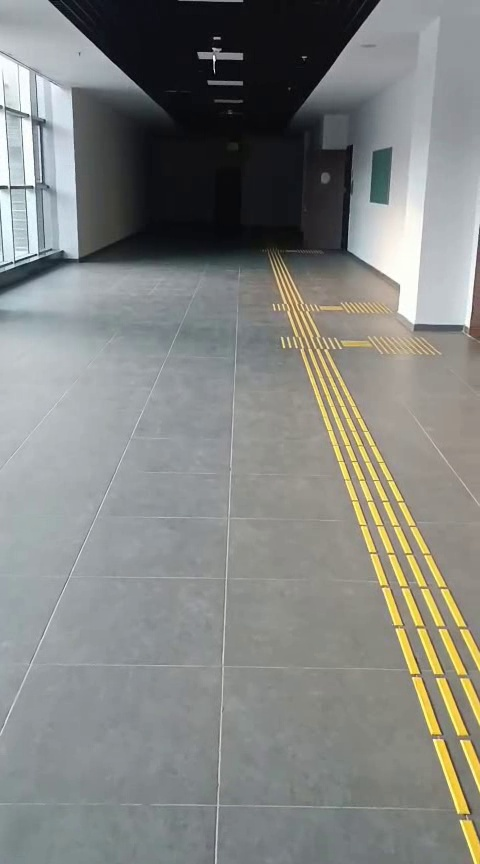
#> input picture data/waypoints/referans_kareler/WP01.jpg, 480 x 864 px
$ python ip8_degisiklik_tespiti.py
#> lines starting #> are read from the running program, lines starting #| are printed output that depends on the picture; after the words box and inside, x2 and y2 are one past the last pixel; in counts of white or black regions, pixels touching at a corner belong together
### scripts/config_okuyucu.py
# -*- coding: utf-8 -*-
import yaml
from pathlib import Path

# Proje kök dizini (her zaman bu dosyanın 2 üst dizini)
PROJECT_ROOT = Path(__file__).resolve().parent.parent
CONFIG_PATH = PROJECT_ROOT / "config.yaml"

def load_config():
    """config.yaml dosyasını okur ve sözlük (dict) olarak döner."""
    if not CONFIG_PATH.exists():
        raise FileNotFoundError(f"Yapılandırma dosyası bulunamadı: {CONFIG_PATH}")

    with open(CONFIG_PATH, "r", encoding="utf-8") as f:
        config = yaml.safe_load(f)
    return config

# [9 lines left out: function get_path, not called in this run]

# Modül import edildiğinde varsayılan config yüklenir
try:
    CONFIG = load_config()
except Exception as e:
    print(f"[UYARI] config_okuyucu.py başlatılamadı: {e}")
    CONFIG = {}

### scripts/ip8_degisiklik_tespiti.py
# -*- coding: utf-8 -*-
"""
İP8: Değişiklik Enjekteli Tur — Gelişmiş Değişiklik Tespiti
============================================================
Bitti kriteri: data/ip8_test/ klasöründe etiketli test çifti seti commit'li

Çözülen sorunlar (v2):
  1. Sarı zemin çizgileri FP olarak tespit ediliyordu
     → HSV renk maskesiyle sarı bölgeler hizalama ve diff aşamasından çıkarıldı
  2. Tek karede birden fazla nesne (su şişesi + çöp kovası) ayrı tespit edilemiyordu
     → Her contour ayrı bounding box olarak raporlanıyor
  3. Işık/kontrast farkı FP'ye yol açıyordu
     → Gaussian blur + CLAHE normalize + Otsu eşiği

Kullanım:
    cd D:/STAJ/akilli_fabrika_staj-2026
    python scripts/ip8_degisiklik_tespiti.py

Seçenekler:
    --ref    : referans kare yolu (varsayılan: data/waypoints/referans_kareler/WP01.jpg)
    --test   : test kare yolu   (varsayılan: data/waypoints/abnormal/WP01_degisik.jpg)
    --wp     : waypoint ID      (varsayılan: WP01)
    --batch  : tüm WP'leri işle (data/ip8_test/etiketler.json'u okur)
    --tune   : sarı maske HSV sınırlarını görmek için görsel debug modu
"""

import cv2
import numpy as np
import json
import argparse
from datetime import datetime
from pathlib import Path
from skimage.metrics import structural_similarity as ssim

import sys
sys.path.append(str(Path(__file__).resolve().parent))
import config_okuyucu

# ─── Proje Ayarları ───────────────────────────────────────────────────────────
PROJECT_DIR  = config_okuyucu.PROJECT_ROOT
CONFIG       = config_okuyucu.CONFIG

OUT_DIR      = PROJECT_DIR / "data" / "ip8_test"
RESULTS_PATH = OUT_DIR / "sonuclar.json"

# ─── Algılama Parametreleri ────────────────────────────────────────────────────
_vis_conf = CONFIG.get("vision", {})

DIFF_THRESHOLD  = 40
MIN_AREA        = _vis_conf.get("min_area", 1000)
MORPH_KERNEL    = 9
BLUR_KERNEL     = 7
CLAHE_CLIP      = 2.0

YELLOW_HSV_LOWER = np.array(_vis_conf.get("yellow_hsv_lower", [18, 80, 80]))
YELLOW_HSV_UPPER = np.array(_vis_conf.get("yellow_hsv_upper", [38, 255, 255]))
YELLOW_DILATE_PX = _vis_conf.get("yellow_dilate_px", 12)

# ─── Senaryo → Severity eşlemesi ──────────────────────────────────────────────
SEVERITY_MAP = {
    "yerde_birakilan_cisim": "HIGH",
    "yol_engeli":            "HIGH",
    "kapi_anomalisi":        "HIGH",
    "levha_degisikligi":     "MEDIUM",
    "kablo_karmasa":         "LOW",

}

# Zemin + Kapi ROI: Resmin en ust bolgesi (tavan vs) parallax'a ugrar.
# %20 yeterli: hem zemin nesnelerini hem de koridor sonundaki kapilari yakalar.
# NOT: Eski deger 0.4 idi — bu kapi anomalilerini tamamen kaciryordu!
FLOOR_ROI_TOP_CROP = 0.20
# ──────────────────────────────────────────────────────────────────────────────


def build_yellow_mask(img_bgr: np.ndarray) -> np.ndarray:
    """
    Sarı zemin çizgilerinin bulunduğu pikselleri döndürür (0=sarı değil, 255=sarı).
    ORB hizalamasında ve diff hesaplamasında bu bölgeler maskelenir.
    """
    hsv = cv2.cvtColor(img_bgr, cv2.COLOR_BGR2HSV)
    mask = cv2.inRange(hsv, YELLOW_HSV_LOWER, YELLOW_HSV_UPPER)

    # Çizgi kenarlarını biraz genişlet — hizalama kayması marjı için
    kernel = cv2.getStructuringElement(
        cv2.MORPH_RECT, (YELLOW_DILATE_PX, YELLOW_DILATE_PX)
    )
    mask_dilated = cv2.dilate(mask, kernel, iterations=1)
    return mask_dilated   # 255 → sarı bölge (görmezden gelinecek)


# [4 lines left out: function normalize_illumination, not called in this run]


def orb_align(ref_bgr: np.ndarray, test_bgr: np.ndarray,
              yellow_mask_ref: np.ndarray) -> tuple[np.ndarray, bool]:
    """
    ORB özellik eşleştirme + Homografi ile test görüntüsünü
    referans görüntüsüne hizala.

    yellow_mask_ref  : referanstaki sarı bölgeler — ORB bu bölgelerde
                       özellik aramaz (tekrarlı desen = yanlış eşleşme)
    Döndürür: (aligned_gray, başarılı_mı)
    """
    ref_gray  = cv2.cvtColor(ref_bgr, cv2.COLOR_BGR2GRAY)
    test_gray = cv2.cvtColor(test_bgr, cv2.COLOR_BGR2GRAY)
    h, w = ref_gray.shape

    # Sarı maskenin tersini ORB'a ver: 0=görmezden gel, 255=tara
    orb_roi = cv2.bitwise_not(yellow_mask_ref)

    # nfeatures arttirildi: daha fazla aday nokta → daha iyi esleme sansı
    # fastThreshold dusuruldu: daha az tekrarlı bolgede bile keypoint bulur
    orb = cv2.ORB_create(nfeatures=2000, fastThreshold=5, scaleFactor=1.2, nlevels=10)
    kp1, des1 = orb.detectAndCompute(ref_gray,  mask=orb_roi)
    kp2, des2 = orb.detectAndCompute(test_gray, mask=None)   # test'i tam tara

    if des1 is None or des2 is None or len(kp1) < 10 or len(kp2) < 10:
        print("  [!] Yeterli keypoint bulunamadi -- hizalama atlaniyor")
        h, w = ref_gray.shape
        return cv2.resize(test_gray, (w, h)), False

    bf = cv2.BFMatcher(cv2.NORM_HAMMING, crossCheck=False)
    raw_matches = bf.knnMatch(des1, des2, k=2)

    # Lowe ratio test — 0.80'e yumuşatıldı: az texturlu koridorlarda daha fazla eşleşme
    good = [m for m, n in raw_matches if m.distance < 0.80 * n.distance]
    print(f"  [ORB] iyi esleme: {len(good)}/{len(raw_matches)}")

    if len(good) < 10:
        print("  [!] Esleme yetersiz -- hizalama atlaniyor")
        h, w = ref_gray.shape
        return cv2.resize(test_gray, (w, h)), False

    # Parallax sorununu çözmek için: Homografiyi sadece zemine göre hizala
    # Resmin üst kısmındaki (tavan/duvar) keypoint'leri yoksay
    crop_h = int(h * FLOOR_ROI_TOP_CROP)
    valid_matches = []
    for m in good:
        pt = kp2[m.trainIdx].pt
        if pt[1] > crop_h:  # Sadece alt kısımdaki (zemindeki) özellikler
            valid_matches.append(m)

    if len(valid_matches) < 10:
        print("  [!] Zeminde yeterli esleme yok -- hizalama atlaniyor")
        return cv2.resize(test_gray, (w, h)), False

    src_pts = np.float32([kp1[m.queryIdx].pt for m in valid_matches]).reshape(-1, 1, 2)
    dst_pts = np.float32([kp2[m.trainIdx].pt for m in valid_matches]).reshape(-1, 1, 2)

    M, inliers = cv2.findHomography(dst_pts, src_pts, cv2.RANSAC,
                                    ransacReprojThreshold=5.0)
    if M is None:
        print("  [!] Homografi hesaplanamadi")
        return cv2.resize(test_gray, (w, h)), False

    aligned = cv2.warpPerspective(test_gray, M, (w, h))
    inlier_count = int(np.sum(inliers)) if inliers is not None else 0
    print(f"  [OK] Zemin Homografi inlier: {inlier_count}/{len(valid_matches)}")
    return aligned, True


def compute_diff_mask(ref_bgr: np.ndarray, aligned_gray: np.ndarray,
                      yellow_mask: np.ndarray) -> np.ndarray:
    """
    Referans ile hizalanmış test arasındaki farkı hesapla.
    Sarı çizgi bölgeleri maske ile sıfırlanır → false positive yok.
    """
    ref_gray = cv2.cvtColor(ref_bgr, cv2.COLOR_BGR2GRAY)

    # Gaussian blur ile ufak piksel kaymalarını (1-3 px) kaynaştır
    ref_blur  = cv2.GaussianBlur(ref_gray,  (BLUR_KERNEL, BLUR_KERNEL), 0)
    test_blur = cv2.GaussianBlur(aligned_gray, (BLUR_KERNEL, BLUR_KERNEL), 0)

    # SSIM (Yapısal Benzerlik) hesapla
    # SSIM, absdiff'e göre ışık ve ufak kaymalara ÇOK daha dayanıklıdır
    score, diff_img = ssim(ref_blur, test_blur, full=True, data_range=255)

    # SSIM diff_img [-1, 1] döner (1 = aynı, -1 = zıt).
    # Bunu 0-255 arasına çevir ve tersini al (farklı olan yerler BEYAZ olsun)
    diff = (255 - (diff_img * 255).clip(0, 255)).astype(np.uint8)

    # Eşikleme (Otsu'ya gerek yok, SSIM zaten normalize edilmiş bir harita verir)
    _, binary = cv2.threshold(diff, DIFF_THRESHOLD, 255, cv2.THRESH_BINARY)
    print(f"  [SSIM] Skoru: {score:.4f}")

    # ── ROI ve Sarı bölgeleri maskele ──────────────────────────────
    # Resmin üst kısmını (tavan/duvar) tamamen yoksay
    h_img = binary.shape[0]
    binary[0:int(h_img * FLOOR_ROI_TOP_CROP), :] = 0

    binary[yellow_mask > 0] = 0   # sarı bölgedeki pikselleri sıfırla

    # Morfolojik temizlik
    k = cv2.getStructuringElement(cv2.MORPH_ELLIPSE, (MORPH_KERNEL, MORPH_KERNEL))
    clean = cv2.morphologyEx(binary, cv2.MORPH_OPEN,  k)
    clean = cv2.morphologyEx(clean,  cv2.MORPH_CLOSE, k)

    return clean


def detect_objects(diff_mask: np.ndarray,
                   ref_bgr: np.ndarray) -> list[dict]:
    """
    Fark maskesindeki contour'ları bul, filtrele ve
    her biri için bounding box + alan hesapla.
    Döndürür: [ {x, y, w, h, area, cx, cy}, ... ]
    """
    contours, _ = cv2.findContours(diff_mask, cv2.RETR_EXTERNAL,
                                   cv2.CHAIN_APPROX_SIMPLE)
    img_h, img_w = diff_mask.shape
    img_area = img_h * img_w
    # Resmin max %35'ini kaplayan bbox gercek nesne olamaz (hizalama hatasi).
    MAX_AREA_RATIO = 0.35

    objects = []
    for cnt in contours:
        area = cv2.contourArea(cnt)
        if area < MIN_AREA:
            continue   # gürültü

        x, y, w, h = cv2.boundingRect(cnt)
        bbox_area = w * h

        # Tum resmi kaplayan dev bbox -> hizalama hatasi, atla
        if bbox_area > img_area * MAX_AREA_RATIO:
            print(f"  [FILTRE] Cok buyuk bbox atildi: {bbox_area}px2 (resmin %{100*bbox_area/img_area:.0f}'i)")
            continue

        # Nesne merkezi ROI disindaysa (en ust %20 tavan bolgesi) yoksay.
        # Merkez kontrolu kullaniyoruz (y degil cy) — buyuk nesneler ROI sinirinda olabilir.
        cy_obj = y + h // 2
        if cy_obj < diff_mask.shape[0] * FLOOR_ROI_TOP_CROP:
            continue

        objects.append({
            "x": int(x), "y": int(y),
            "w": int(w), "h": int(h),
            "area": int(w * h),
            "cx": int(x + w // 2),
            "cy": int(y + h // 2),
        })

    # Büyükten küçüğe sırala
    objects.sort(key=lambda o: o["area"], reverse=True)
    return objects


def draw_result(ref_bgr: np.ndarray, test_bgr: np.ndarray,
                diff_mask: np.ndarray, objects: list[dict],
                yellow_mask: np.ndarray, wp_id: str) -> np.ndarray:
    """
    4 panelli görsel oluştur:
      Sol üst:  Referans kare
      Sağ üst:  Test kare + tespit kutuları
      Sol alt:  Fark maskesi (sarı bölge overlay ile)
      Sağ alt:  Test üzerine sarı maske overlay
    """
    H, W = ref_bgr.shape[:2]
    panel_h, panel_w = H, W

    # ── Panel 1: Referans ─────────────────────────────────────────────────
    p1 = ref_bgr.copy()
    cv2.putText(p1, "REFERANS", (10, 30),
                cv2.FONT_HERSHEY_SIMPLEX, 0.8, (255, 255, 255), 2)

    # ── Panel 2: Test + Bounding Box ─────────────────────────────────────
    p2 = test_bgr.copy()
    colors = [(0, 0, 255), (0, 165, 255), (0, 255, 0), (255, 0, 0)]  # kırmızı önce
    for i, obj in enumerate(objects):
        color = colors[i % len(colors)]
        cv2.rectangle(p2,
                      (obj["x"], obj["y"]),
                      (obj["x"] + obj["w"], obj["y"] + obj["h"]),
                      color, 2)
        label = f"Nesne {i+1}  {obj['area']}px²"
        cv2.putText(p2, label, (obj["x"], obj["y"] - 8),
                    cv2.FONT_HERSHEY_SIMPLEX, 0.55, color, 2)
    status = f"Tespit: {len(objects)} nesne"
    cv2.putText(p2, status, (10, 30),
                cv2.FONT_HERSHEY_SIMPLEX, 0.8,
                (0, 0, 255) if objects else (0, 200, 0), 2)

    # ── Panel 3: Fark maskesi + sarı bölge sarı overlay ──────────────────
    p3 = cv2.cvtColor(diff_mask, cv2.COLOR_GRAY2BGR)
    yellow_overlay = np.zeros_like(p3)
    yellow_overlay[yellow_mask > 0] = (0, 200, 200)  # sarı bölge = sarı renk
    p3 = cv2.addWeighted(p3, 0.8, yellow_overlay, 0.5, 0)
    cv2.putText(p3, "FARK MASKESI (sari=bastirilan)", (10, 30),
                cv2.FONT_HERSHEY_SIMPLEX, 0.55, (200, 200, 200), 1)

    # ── Panel 4: Sarı maske görsel ────────────────────────────────────────
    p4 = test_bgr.copy()
    p4[yellow_mask > 0] = (p4[yellow_mask > 0] * 0.4 +
                           np.array([0, 180, 180]) * 0.6).astype(np.uint8)
    cv2.putText(p4, "SARI MASKE (bastirilan bolgeler)", (10, 30),
                cv2.FONT_HERSHEY_SIMPLEX, 0.55, (0, 200, 200), 1)

    # ── Birleştir ─────────────────────────────────────────────────────────
    top    = np.hstack([p1, p2])
    bottom = np.hstack([p3, p4])
    grid   = np.vstack([top, bottom])

    # Başlık şeridi
    title_bar = np.zeros((40, grid.shape[1], 3), dtype=np.uint8)
    title_bar[:] = (30, 30, 30)
    ts = datetime.now().strftime("%Y-%m-%d %H:%M:%S")
    cv2.putText(title_bar,
                f"İP8 Değişiklik Tespiti — {wp_id}   |   {ts}",
                (10, 28), cv2.FONT_HERSHEY_SIMPLEX, 0.65, (200, 200, 200), 1)
    return np.vstack([title_bar, grid])


def process_pair(wp_id: str, ref_path: str, test_path: str,
                 degisiklik_tipi: str = "bilinmiyor",
                 aciklama: str = "") -> dict:
    """
    Bir referans-test çifti için tam analiz pipline'ı çalıştır.
    Döndürür: sonuç sözlüğü (JSON'a yazılır)
    """
    print(f"\n{'='*55}")
    print(f"  Waypoint: {wp_id}")
    print(f"  Referans: {ref_path}")
    print(f"  Test    : {test_path}")
    print(f"{'='*55}")

    ref_bgr  = cv2.imread(str(ref_path))
    test_bgr = cv2.imread(str(test_path))

    if ref_bgr is None:
        raise FileNotFoundError(f"Referans okunamadı: {ref_path}")
    if test_bgr is None:
        raise FileNotFoundError(f"Test okunamadı: {test_path}")

    # Boyutları eşitle (farklı çözünürlük varsa)
    h, w = ref_bgr.shape[:2]
    test_bgr = cv2.resize(test_bgr, (w, h))

    # 1. Sarı bölge maskesi
    yellow_mask = build_yellow_mask(ref_bgr)
    yellow_px   = int(np.sum(yellow_mask > 0))
    print(f"  [Sari] bölge pikseli: {yellow_px}  ({100*yellow_px/(h*w):.1f}%)")

    # 2. ORB hizalama
    aligned_gray, aligned_ok = orb_align(ref_bgr, test_bgr, yellow_mask)

    # 3. Fark maskesi
    diff_mask = compute_diff_mask(ref_bgr, aligned_gray, yellow_mask)

    # 4. Nesne tespiti (birden fazla!)
    objects = detect_objects(diff_mask, ref_bgr)
    print(f"  [Tespit] Nesne sayisi: {len(objects)}")
    for i, obj in enumerate(objects):
        print(f"     Nesne {i+1}: bbox=({obj['x']},{obj['y']},{obj['w']},{obj['h']})  alan={obj['area']}px2")

    # 5. Degisim skoru (maskedeki beyaz piksel orani)
    change_score = float(np.sum(diff_mask > 0)) / diff_mask.size

    # Karar mantigi:
    # a) En az bir nesne bbox bulunduysa -> UYARI
    # b) Nesne bulunamasa bile change_score > 0.30 ise (yüksek genel degisim)
    #    kapi/global degisim var demektir -> SSIM-UYARI
    CHANGE_ALERT_THRESHOLD = 0.30
    ssim_global_alert = (not bool(objects)) and (change_score > CHANGE_ALERT_THRESHOLD)
    is_alert = bool(objects) or ssim_global_alert
    if ssim_global_alert:
        print(f"  [SSIM-UYARI] Nesne bbox bulunamadi ama change_score={change_score:.4f} yuksek -- global degisim!")

    severity = SEVERITY_MAP.get(degisiklik_tipi, "MEDIUM") if is_alert else "NONE"

    # 6. Görsel kaydet
    OUT_DIR.mkdir(parents=True, exist_ok=True)
    vis = draw_result(ref_bgr, test_bgr, diff_mask, objects, yellow_mask, wp_id)
    vis_path = OUT_DIR / f"{wp_id}_analiz.png"
    cv2.imwrite(str(vis_path), vis)

    mask_path = OUT_DIR / f"{wp_id}_maske.png"
    cv2.imwrite(str(mask_path), diff_mask)

    print(f"  [Kayit] Gorsel: {vis_path}")
    print(f"  [Durum] {'>>> UYARI <<<' if is_alert else 'Normal'}  |  change_score={change_score:.4f}")

    return {
        "waypoint_id":     wp_id,
        "referans":        str(ref_path),
        "test":            str(test_path),
        "degisiklik_tipi": degisiklik_tipi,
        "aciklama":        aciklama,
        "is_alert":        is_alert,
        "severity":        severity,
        "change_score":    round(change_score, 4),
        "nesne_sayisi":    len(objects),
        "nesneler":        objects,
        "maske_path":      str(mask_path),
        "gorseli_path":    str(vis_path),
        "hizalama_basari": aligned_ok,
        "ts":              datetime.now().isoformat(),
    }


def run_single(wp_id: str, ref_path: str, test_path: str):
    """Tek bir çift için çalıştır."""
    result = process_pair(wp_id, ref_path, test_path)
#> in process_pair, ref_bgr is the input picture: shape (864, 480, 3); mean B, G, R 129.1, 132.4, 130.6
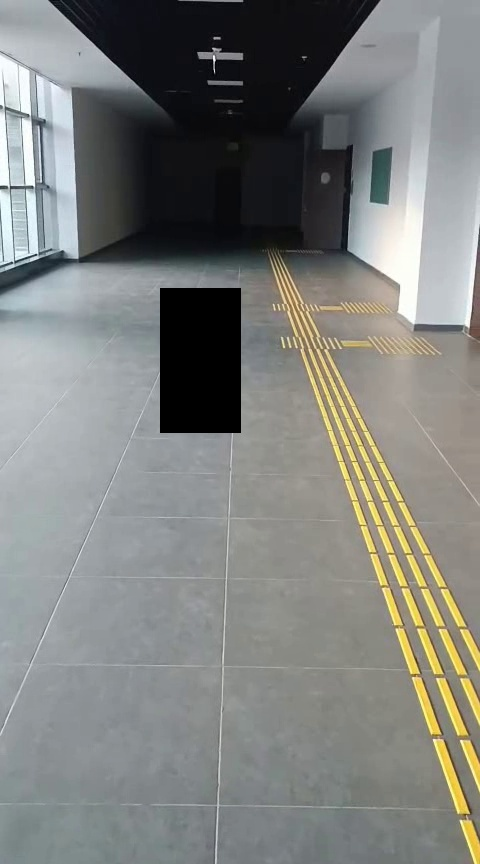
#> input picture data/waypoints/abnormal/WP01_degisik.jpg, 480 x 864 px
#> in process_pair, test_bgr is the input picture: shape (864, 480, 3); mean B, G, R 125, 128.3, 126.7
#> in build_yellow_mask, `mask = cv2.inRange(hsv, YELLOW_HSV_LOWER, YELLOW_HSV_UPPER)`:
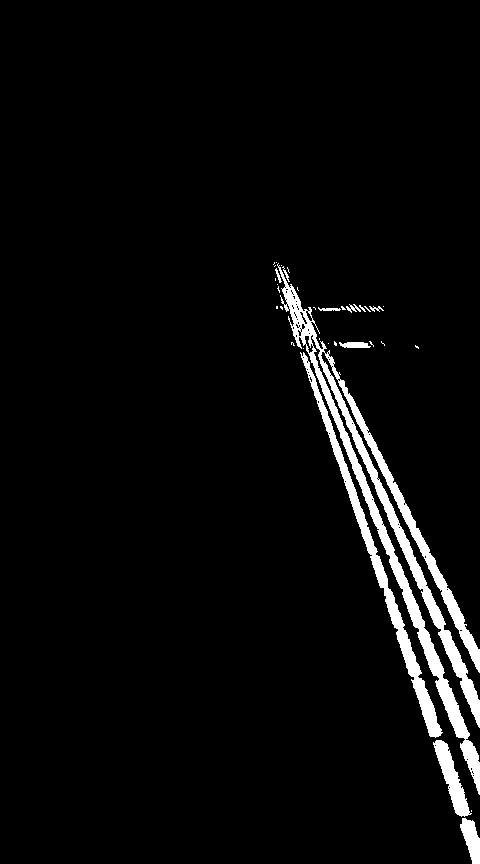
#> mask: shape (864, 480); 4.2% white; 35 white regions (25 under 20 px), largest, box (x1, y1, x2, y2) and area: (277, 263, 480, 795) 11655, (300, 352, 443, 738) 3575, (433, 740, 472, 817) 1075
#> in build_yellow_mask, `mask_dilated = cv2.dilate(mask, kernel, iterations=1)`:
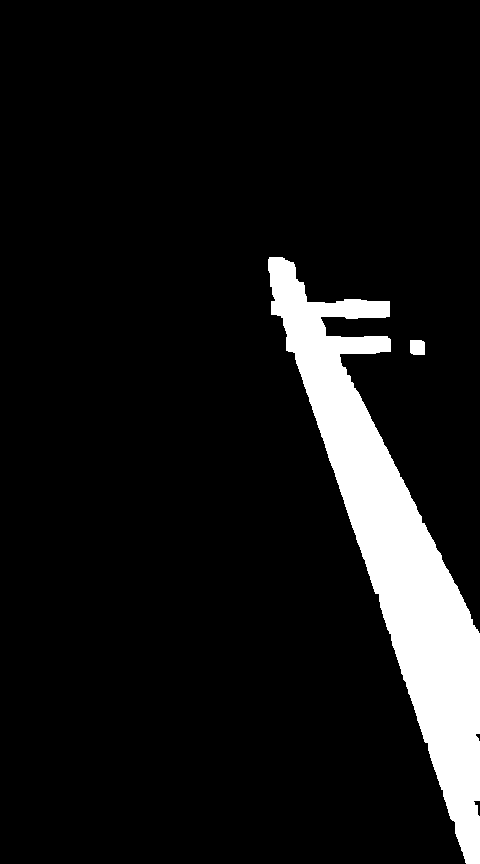
#> mask_dilated: shape (864, 480); 9% white; 2 white regions, box (x1, y1, x2, y2) and area: (268, 257, 480, 864) 36924, (410, 340, 425, 355) 217
#> in process_pair, `yellow_px   = int(np.sum(yellow_mask > 0))`: yellow_px = 37141
#|   [Sari] bölge pikseli: 37141  (9.0%)
#> in orb_align, `ref_gray  = cv2.cvtColor(ref_bgr, cv2.COLOR_BGR2GRAY)`:
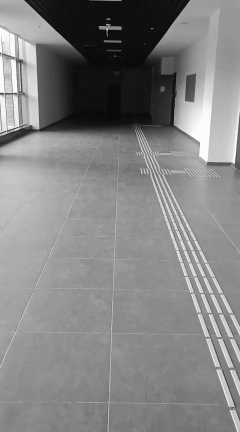
#> ref_gray: shape (864, 480) (shown at 1/2 size); min 1, max 255, mean 131.4
#> in orb_align, `test_gray = cv2.cvtColor(test_bgr, cv2.COLOR_BGR2GRAY)`:
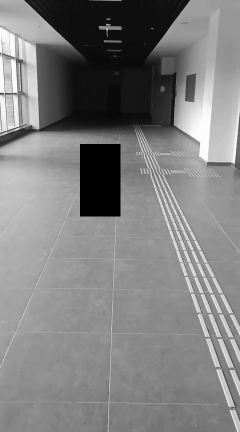
#> test_gray: shape (864, 480) (shown at 1/2 size); min 0, max 255, mean 127.5
#> in orb_align, `kp1, des1 = orb.detectAndCompute(ref_gray,  mask=orb_roi)`: kp1 = 1841 keypoints; strongest (x, y, size): (216, 60, 31), (214, 60, 31), (211, 60, 31), (214, 58, 37.2)
#> in orb_align, `kp2, des2 = orb.detectAndCompute(test_gray, mask=None)   # test'i tam ..`: kp2 = 1937 keypoints; strongest (x, y, size): (216, 60, 31), (214, 60, 31), (211, 60, 31), (162, 432, 31)
#> in orb_align, `raw_matches = bf.knnMatch(des1, des2, k=2)`: raw_matches = 1841 matches
#> in orb_align, `good = [m for m, n in raw_matches if m.distance < 0.80 * n.distance]`: good = 736 matches
#|   [ORB] iyi esleme: 736/1841
#> the loop in orb_align, `for m in good:` made 736 passes
#> pt on passes 1 to 3: (46, 183), (42, 183), (324, 182)
#> after the loop in orb_align, `for m in good:`: valid_matches = 466 matches
#> in orb_align, `src_pts = np.float32([kp1[m.queryIdx].pt for m in valid_matches]).resh..`: src_pts = 466 rows, first 8: [46, 183], [42, 183], [326, 182], [324, 182], [321, 181], [40, 181], [38, 181], [34, 185]
#> in orb_align, `dst_pts = np.float32([kp2[m.trainIdx].pt for m in valid_matches]).resh..`: dst_pts = 466 rows, first 8: [46, 183], [42, 183], [324, 182], [324, 182], [321, 181], [40, 181], [38, 181], [34, 185]
#> in orb_align, `M, inliers = cv2.findHomography(dst_pts, src_pts, cv2.RANSAC, ransacRe..`: M = [[1, 0.000201, -0.0107], [0.000205, 1, -0.381], [1.01e-06, 1.93e-06, 1]]; inliers = 466 values, max 1 at index 0, min 0 at index 31, mean 0.914
#> in orb_align, `inlier_count = int(np.sum(inliers)) if inliers is not None else 0`: inlier_count = 426
#|   [OK] Zemin Homografi inlier: 426/466
#> in process_pair, `aligned_gray, aligned_ok = orb_align(ref_bgr, test_bgr, yellow_mask)`: aligned_ok = True
#> in compute_diff_mask, `score, diff_img = ssim(ref_blur, test_blur, full=True, data_range=255)`:
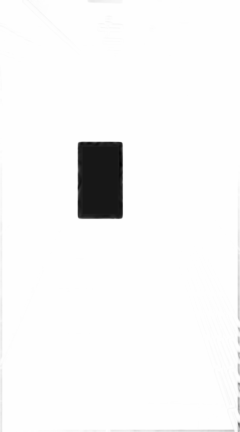
#> diff_img: shape (864, 480) float64 (shown at 1/2 size); min -0.103, max 1, mean 0.965; drawn with min black and max white
#> in compute_diff_mask, `score, diff_img = ssim(ref_blur, test_blur, full=True, data_range=255)`: score = 0.965
#> in compute_diff_mask, `diff = (255 - (diff_img * 255).clip(0, 255)).astype(np.uint8)`:
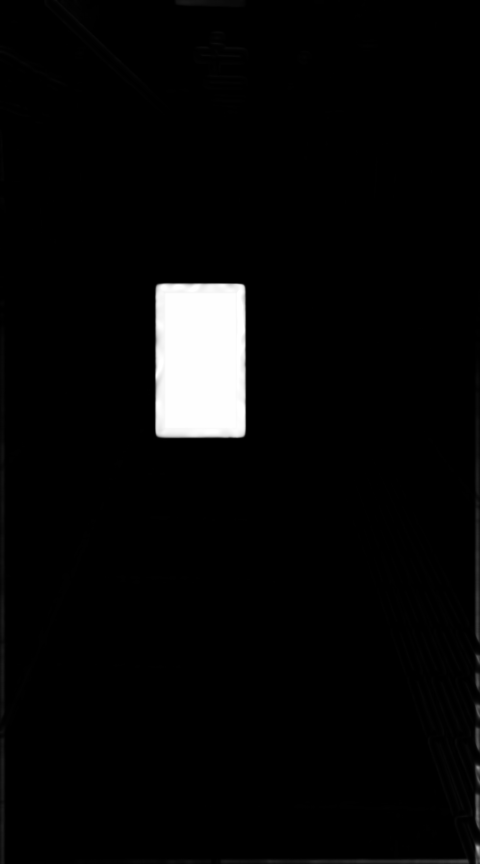
#> diff: shape (864, 480); min 0, max 255, mean 8.8
#|   [SSIM] Skoru: 0.9649
#> (the rest of the program and of its run is left out)
